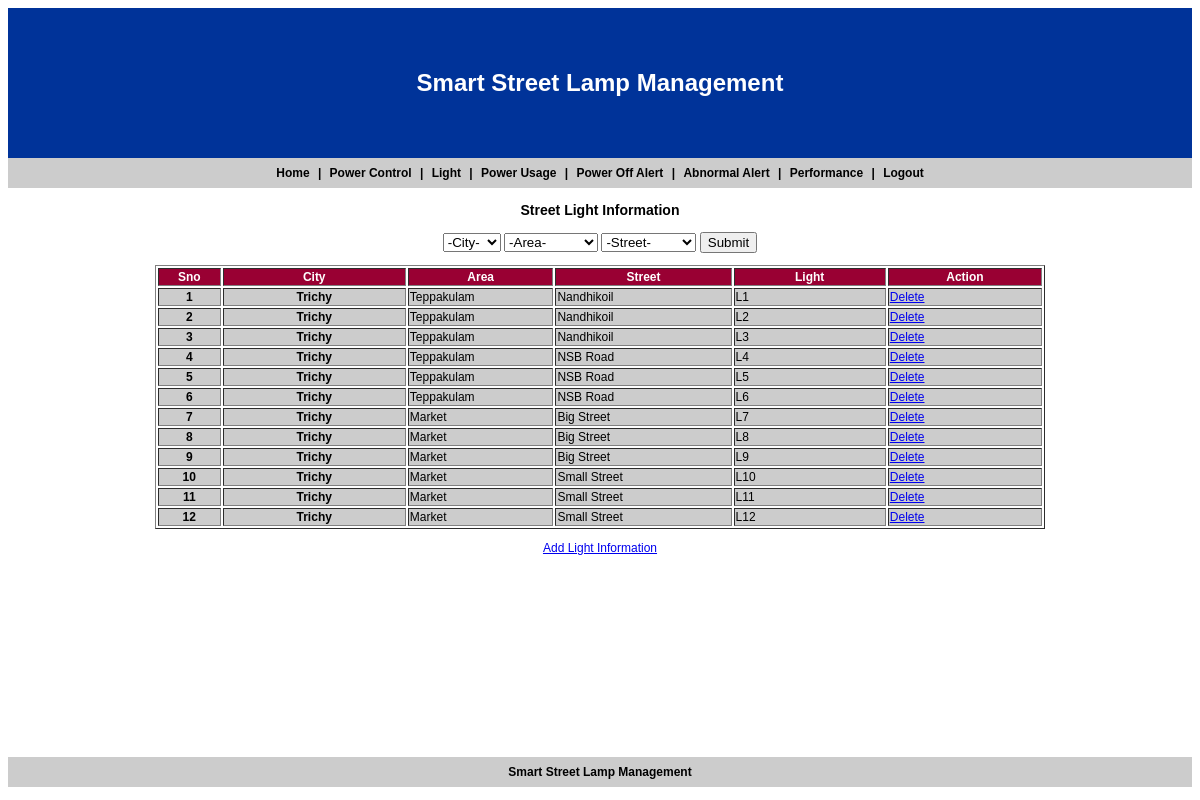
Screenshot of /view_light.php with the database file from the repository.
### tables this page shows
CREATE TABLE `street_det` (
  `id` int(11) NOT NULL,
  `city` varchar(30) NOT NULL,
  `area` varchar(30) NOT NULL,
  `street` varchar(30) NOT NULL,
  `light` varchar(10) NOT NULL,
  `level` int(11) NOT NULL,
  `status` int(11) NOT NULL,
  `not_work` int(11) NOT NULL,
  `abnormal` int(11) NOT NULL,
  `alert_st` int(11) NOT NULL,
  `dtime` timestamp NOT NULL default CURRENT_TIMESTAMP on update CURRENT_TIMESTAMP
);

### view_light.php (the view, shortened to what this page needs)
<?php
extract($_REQUEST);
?>
<!DOCTYPE html PUBLIC "-//W3C//DTD XHTML 1.0 Transitional//EN" "http://www.w3.org/TR/xhtml1/DTD/xhtml1-transitional.dtd">
<html xmlns="http://www.w3.org/1999/xhtml">
<head>
<title><?php include("title.php"); ?></title>
<link href="style.css" rel="stylesheet" type="text/css" />
</head>
<body>
<form id="form1" name="form1" method="post" action="">
  <div align="center" class="hd"><?php include("title.php"); ?></div>
   <?php include("link_admin.php"); ?>
   <h3 align="center">Street Light Information </h3>
  <div align="center">
    <p>
      <select name="city">
	  <option value="">-City-</option>
      </select>
      <select name="area">
	  <option value="">-Area-</option>
      </select>
      <select name="street">
	  <option value="">-Street-</option>
      </select>
      <input type="submit" name="btn" value="Submit">
    </p>
	<?php
	if($city!="" || $area!="" || $street!="")
	{
		if($city!="")
		{
			if($q=="")
			{
			$q=" where city='$city'";
			}
			else
			{
			$q.=" && city='$city'";
			}
		}
		if($area!="")
		{
			if($q=="")
			{
			$q=" where area='$area'";
			}
			else
			{
			$q.=" && area='$area'";
			}
		}
		if($street!="")
		{
			if($q=="")
			{
			$q=" where street='$street'";
			}
			else
			{
			$q.=" && street='$street'";
			}
		}
	$qry=mysql_query("select * from street_det $q order by id");
	}
	else
	{
	$qry=mysql_query("select * from street_det order by id");
	}
	$num=mysql_num_rows($qry);
	if($num>0)
	{
	?>
    <table width="890" border="1">
      <tr>
        <th width="70" class="bg1" scope="col">Sno</th>
        <th width="225" class="bg1" scope="col">City</th>
        <th width="166" class="bg1" scope="col">Area</th>
        <th width="209" class="bg1" scope="col">Street</th>
        <th width="186" class="bg1" scope="col">Light</th>
        <th width="186" class="bg1" scope="col">Action</th>
      </tr>
	  <?php
	  $i=0;
	  while($row=mysql_fetch_array($qry))
	  {
	  $i++;
	  ?>
      <tr>
        <th class="bg2" scope="row"><?php echo $i; ?></th>
        <th class="bg2" scope="row"><?php echo $row['city']; ?></th>
        <td class="bg2"><?php echo $row['area']; ?></td>
        <td class="bg2"><?php echo $row['street']; ?></td>
        <td class="bg2"><?php echo $row['light']; ?></td>
        <td class="bg2"><a href="view_light.php?act=del&did=<?php echo $row['id']; ?>">Delete</a></td>
      </tr>
	  <?php
	  }
	  ?>
    </table>
	<?php
	}
	else
	{
	echo "Empty..";
	}
	?>
    <p><a href="add_light.php">Add Light Information </a></p>
    <p>&nbsp;</p>
  </div>
  <p align="center">&nbsp;</p>
  <p>&nbsp;</p>
   <iframe src="alert.php" width="200" height="100" style="display:block" frameborder="0"></iframe>
  <p align="center" class="sd"><?php include("title.php"); ?></p>
</form>
</body>
</html>

### style.css (style rules this page uses)
body { font-family:Arial, Helvetica, sans-serif; font-size:12px; }
.hd { font-family: Arial, Helvetica, sans-serif; font-size: 24px; font-weight: bold; color: #FFFFFF; height: 150px; line-height: 150px; background-repeat: repeat-x; background-position: left; background-color: #003399; }
.sd { background-color:#CCCCCC; color:#000000; text-decoration:none; height:30px; line-height:30px; font-weight: bold; }
.bg2 { background-color: #CCCCCC; }
.bg1 { color: #FFFFFF; background-color: #990033; }

### rows the page displays
street_det: city "Trichy", area "Teppakulam", street "Nandhikoil", light "L1"
street_det: city "Trichy", area "Teppakulam", street "Nandhikoil", light "L2"
street_det: city "Trichy", area "Teppakulam", street "Nandhikoil", light "L3"
street_det: city "Trichy", area "Teppakulam", street "NSB Road", light "L4"
street_det: city "Trichy", area "Teppakulam", street "NSB Road", light "L5"
street_det: city "Trichy", area "Teppakulam", street "NSB Road", light "L6"
street_det: city "Trichy", area "Market", street "Big Street", light "L7"
street_det: city "Trichy", area "Market", street "Big Street", light "L8"
street_det: city "Trichy", area "Market", street "Big Street", light "L9"
street_det: city "Trichy", area "Market", street "Small Street", light "L10"
street_det: city "Trichy", area "Market", street "Small Street", light "L11"
street_det: city "Trichy", area "Market", street "Small Street", light "L12"
